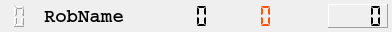
<?xml version="1.0" encoding="UTF-8"?>
<ui version="4.0">
 <class>cbRobotInfo</class>
 <widget class="QWidget" name="cbRobotInfo">
  <property name="geometry">
   <rect>
    <x>0</x>
    <y>0</y>
    <width>392</width>
    <height>32</height>
   </rect>
  </property>
  <property name="minimumSize">
   <size>
    <width>0</width>
    <height>32</height>
   </size>
  </property>
  <property name="maximumSize">
   <size>
    <width>16777215</width>
    <height>32</height>
   </size>
  </property>
  <property name="windowTitle">
   <string>Robot Info</string>
  </property>
  <layout class="QHBoxLayout" name="horizontalLayout">
   <property name="spacing">
    <number>10</number>
   </property>
   <property name="margin">
    <number>4</number>
   </property>
   <item>
    <widget class="QLCDNumber" name="lcdNumber_ID">
     <property name="sizePolicy">
      <sizepolicy hsizetype="Fixed" vsizetype="Minimum">
       <horstretch>0</horstretch>
       <verstretch>0</verstretch>
      </sizepolicy>
     </property>
     <property name="minimumSize">
      <size>
       <width>30</width>
       <height>0</height>
      </size>
     </property>
     <property name="maximumSize">
      <size>
       <width>30</width>
       <height>16777215</height>
      </size>
     </property>
     <property name="statusTip">
      <string>Robot ID</string>
     </property>
     <property name="frameShape">
      <enum>QFrame::NoFrame</enum>
     </property>
     <property name="digitCount">
      <number>1</number>
     </property>
     <property name="segmentStyle">
      <enum>QLCDNumber::Outline</enum>
     </property>
    </widget>
   </item>
   <item>
    <widget class="QLabel" name="label_Name">
     <property name="sizePolicy">
      <sizepolicy hsizetype="MinimumExpanding" vsizetype="Preferred">
       <horstretch>0</horstretch>
       <verstretch>0</verstretch>
      </sizepolicy>
     </property>
     <property name="minimumSize">
      <size>
       <width>100</width>
       <height>0</height>
      </size>
     </property>
     <property name="font">
      <font>
       <family>Courier</family>
       <pointsize>14</pointsize>
       <weight>75</weight>
       <bold>true</bold>
      </font>
     </property>
     <property name="toolTip">
      <string>Robot name</string>
     </property>
     <property name="text">
      <string>RobName</string>
     </property>
    </widget>
   </item>
   <item>
    <widget class="QLCDNumber" name="lcdNumber_Time">
     <property name="sizePolicy">
      <sizepolicy hsizetype="Fixed" vsizetype="Minimum">
       <horstretch>0</horstretch>
       <verstretch>0</verstretch>
      </sizepolicy>
     </property>
     <property name="minimumSize">
      <size>
       <width>60</width>
       <height>0</height>
      </size>
     </property>
     <property name="maximumSize">
      <size>
       <width>60</width>
       <height>16777215</height>
      </size>
     </property>
     <property name="toolTip">
      <string>Time</string>
     </property>
     <property name="frameShape">
      <enum>QFrame::NoFrame</enum>
     </property>
     <property name="digitCount">
      <number>4</number>
     </property>
     <property name="segmentStyle">
      <enum>QLCDNumber::Flat</enum>
     </property>
    </widget>
   </item>
   <item>
    <widget class="QLCDNumber" name="lcdNumber_Collisions">
     <property name="sizePolicy">
      <sizepolicy hsizetype="Fixed" vsizetype="Minimum">
       <horstretch>0</horstretch>
       <verstretch>0</verstretch>
      </sizepolicy>
     </property>
     <property name="minimumSize">
      <size>
       <width>60</width>
       <height>0</height>
      </size>
     </property>
     <property name="maximumSize">
      <size>
       <width>60</width>
       <height>16777215</height>
      </size>
     </property>
     <property name="palette">
      <palette>
       <active>
        <colorrole role="WindowText">
         <brush brushstyle="SolidPattern">
          <color alpha="255">
           <red>255</red>
           <green>85</green>
           <blue>0</blue>
          </color>
         </brush>
        </colorrole>
       </active>
       <inactive>
        <colorrole role="WindowText">
         <brush brushstyle="SolidPattern">
          <color alpha="255">
           <red>255</red>
           <green>85</green>
           <blue>0</blue>
          </color>
         </brush>
        </colorrole>
       </inactive>
       <disabled>
        <colorrole role="WindowText">
         <brush brushstyle="SolidPattern">
          <color alpha="255">
           <red>120</red>
           <green>120</green>
           <blue>120</blue>
          </color>
         </brush>
        </colorrole>
       </disabled>
      </palette>
     </property>
     <property name="toolTip">
      <string>Collisions</string>
     </property>
     <property name="frameShape">
      <enum>QFrame::NoFrame</enum>
     </property>
     <property name="digitCount">
      <number>3</number>
     </property>
     <property name="segmentStyle">
      <enum>QLCDNumber::Flat</enum>
     </property>
    </widget>
   </item>
   <item>
    <widget class="QLabel" name="label_State">
     <property name="sizePolicy">
      <sizepolicy hsizetype="Fixed" vsizetype="Fixed">
       <horstretch>0</horstretch>
       <verstretch>0</verstretch>
      </sizepolicy>
     </property>
     <property name="minimumSize">
      <size>
       <width>24</width>
       <height>24</height>
      </size>
     </property>
     <property name="maximumSize">
      <size>
       <width>24</width>
       <height>24</height>
      </size>
     </property>
     <property name="toolTip">
      <string>Status</string>
     </property>
     <property name="text">
      <string/>
     </property>
    </widget>
   </item>
   <item>
    <widget class="QLCDNumber" name="lcdNumber_Score">
     <property name="sizePolicy">
      <sizepolicy hsizetype="Fixed" vsizetype="Minimum">
       <horstretch>0</horstretch>
       <verstretch>0</verstretch>
      </sizepolicy>
     </property>
     <property name="minimumSize">
      <size>
       <width>60</width>
       <height>0</height>
      </size>
     </property>
     <property name="maximumSize">
      <size>
       <width>60</width>
       <height>16777215</height>
      </size>
     </property>
     <property name="toolTip">
      <string>Score</string>
     </property>
     <property name="frameShape">
      <enum>QFrame::Panel</enum>
     </property>
     <property name="frameShadow">
      <enum>QFrame::Raised</enum>
     </property>
     <property name="digitCount">
      <number>4</number>
     </property>
     <property name="segmentStyle">
      <enum>QLCDNumber::Flat</enum>
     </property>
    </widget>
   </item>
  </layout>
 </widget>
 <resources/>
 <connections/>
</ui>
